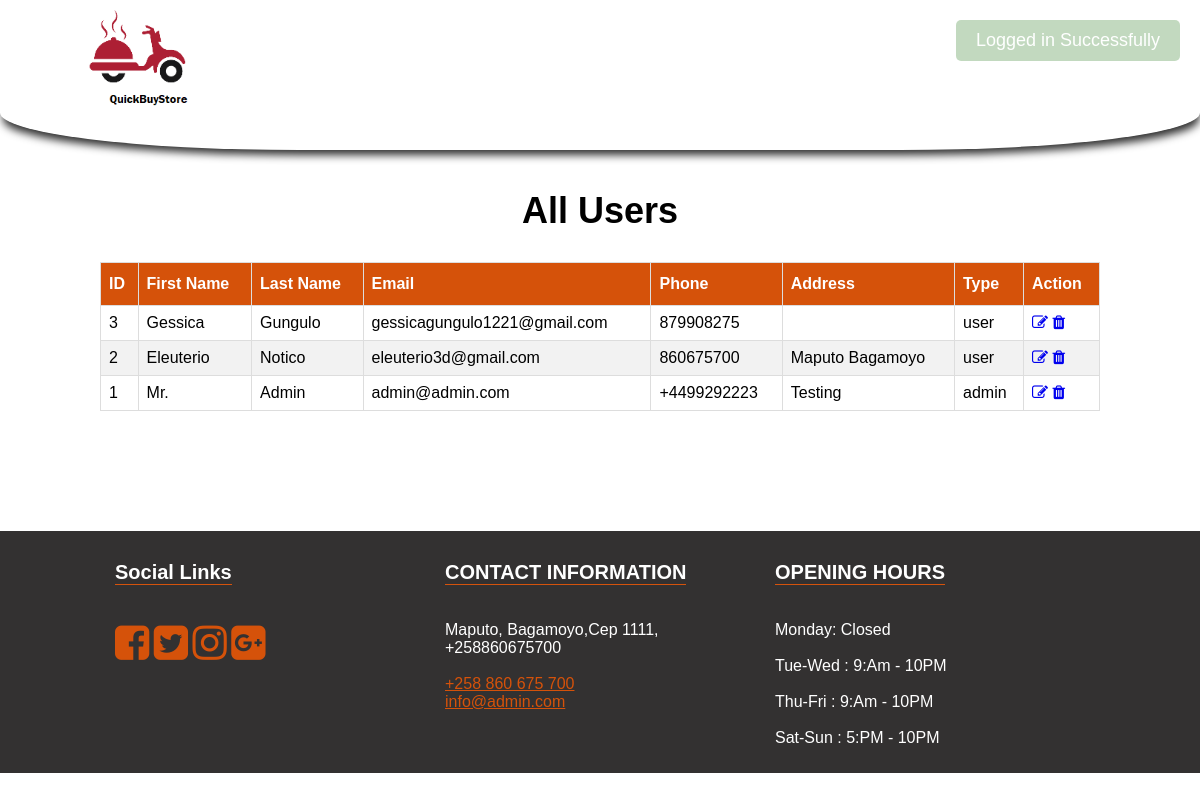
Page /food-delivery/users.php (signed in) on the committed database.
### tables this page shows
CREATE TABLE IF NOT EXISTS `users` (
  `id` int(11) unsigned NOT NULL AUTO_INCREMENT,
  `email` varchar(100) NOT NULL,
  `phone` varchar(20) NOT NULL,
  `password` varchar(255) NOT NULL,
  `fname` varchar(100) NOT NULL,
  `lname` varchar(100) NOT NULL,
  `address` text NOT NULL,
  `type` enum('user','admin') NOT NULL DEFAULT 'user',
  `created_at` timestamp NULL DEFAULT NULL,
  `updated_at` timestamp NULL DEFAULT NULL,
  PRIMARY KEY (`id`)
);

CREATE TABLE IF NOT EXISTS `settings` (
  `id` int(11) unsigned NOT NULL AUTO_INCREMENT,
  `about_title` text NOT NULL,
  `about_detail` text NOT NULL,
  `about_img` varchar(255) NOT NULL,
  `fb_link` varchar(255) NOT NULL,
  `tw_link` varchar(255) NOT NULL,
  `ins_link` varchar(255) NOT NULL,
  `gplus_link` varchar(255) NOT NULL,
  `contact_info` text NOT NULL,
  `opening_hours` text NOT NULL,
  `currency` enum('GBP','USD','EURO','MZN') NOT NULL DEFAULT 'GBP',
  PRIMARY KEY (`id`)
);

### food-delivery/functions/flash.php (called while the page is built, shortened)
<?php
class FlashMessage {
    public static function render($var) {
        $messages = $_SESSION[$var];
        return $messages;
    }
}
?>

### food-delivery/users.php (the view, shortened to what this page needs)
<?php
include 'functions/flash.php';
$flash = new \FlashMessage();
include 'includes/header.php';
$sql = "SELECT * FROM users ORDER BY id DESC";
$result = $conn->query($sql);
?>
	<section class="inner-page-sec">
		<div class="container">
			<h1>All Users</h1>
			<div style="overflow-x:auto;">
				<table class="custom-tbl">
					<thead>
						<tr>
							<th>ID</th>
							<th>First Name</th>
							<th>Last Name</th>
							<th>Email</th>
							<th>Phone</th>
							<th>Address</th>
							<th>Type</th>
							<th>Action</th>
						</tr>
					</thead>
					<tbody>
						<?php
						if ($result->num_rows > 0) {
							while($row = $result->fetch_assoc()){
						?>
						<tr>
							<td><?php echo $row['id']?></td>
							<td><?php echo $row['fname']?></td>
							<td><?php echo $row['lname']?></td>
							<td><?php echo $row['email']?></td>
							<td><?php echo $row['phone']?></td>
							<td><?php echo $row['address']?></td>
							<td><?php echo $row['type']?></td>
							<td>
								<a href="edit-user.php?id=<?php echo $row['id']?>"><i class="fa fa-pencil-square-o" aria-hidden="true"></i></a>
								<a href="delete-user.php?id=<?php echo $row['id']?>" class="delete-btn"><i class="fa fa-trash" aria-hidden="true"></i></a>
							</td>
						</tr>
						<?php } } else { ?>
							<tr>
								<td colspan="8">No Order Found!</td>
							</tr>
						<?php }  ?>
					</tbody>
				</table>
			</div>
		</div>
	</section>
<?php include 'includes/footer.php'; ?>

### food-delivery/includes/footer.php (shortened to what this page needs)
<footer>
	<div class="container">
		<div class="col-1">
			<h3>Social Links</h3>
			<ul>
				<li><a href="<?php echo $rowS['fb_link'];?>"><i class="fa fa-facebook-square" aria-hidden="true"></i></a></li>
				<li><a href="<?php echo $rowS['tw_link'];?>"><i class="fa fa-twitter-square" aria-hidden="true"></i></a></li>
				<li><a href="<?php echo $rowS['ins_link'];?>"><i class="fa fa-instagram" aria-hidden="true"></i></a></li>
				<li><a href="<?php echo $rowS['gplus_link'];?>"><i class="fa fa-google-plus-square" aria-hidden="true"></i></a></li>
			</ul>
		</div>
		<div class="col-1">
			<h3>CONTACT INFORMATION</h3>
			<p>
				<?php echo $rowS['contact_info'];?>
			</p>
		</div>
		<div class="col-1">
			<h3>OPENING HOURS</h3>
			<p>
				<?php echo $rowS['opening_hours'];?>
			</p>
		</div>
	</div>
</footer>
</div>
<?php
$nmsg=$flash->render('notification_msg');
$ntype=$flash->render('notification_type');
$str = "";
if($nmsg){
	$str .= '<div class="notificaton-msg msg-'.$ntype.'" style="top:20px;">';
    $str .= $nmsg;
	$str .= '</div>';
}
echo $str;
?>
</body>
</html>

### food-delivery/css/main.css (style rules this page uses)
body { margin: 0; font-family: Arial, Helvetica, sans-serif; }
footer { background-color: #333131; color: #fff; }
footer .container { max-width: 1000px; width: 100%; margin: 0px auto; }
footer .container .col-1 { float: left; width: 30%; padding: 10px 15px; }
footer .container .col-1 a { color: #d5520a; }
footer .container .col-1 h3 { text-align: left; font-size: 20px; border-bottom: 1px solid #d5530c; display: inline-block; }
footer .container .col-1 ul { padding: 0px; list-style: none; }
footer .container .col-1 ul li { display: inline-block; }
footer .container .col-1 ul li a { font-size: 40px; color: #d5520a; }
.inner-page-sec { padding-top: 150px; padding-bottom: 80px; }
.inner-page-sec .container { max-width: 1000px; width: 100%; margin: 40px auto; }
.inner-page-sec .container h1 { text-align: center; font-size: 36px; }
.notificaton-msg { position: fixed; top: 20px; right: 20px; z-index: 99999999; background-color: #4e4242; color: #fff; padding: 10px 20px 10px; border-radius: 5px; font-size: 18px; font-weight: 100; font-family: sans-serif; }
.notificaton-msg.msg-success { background-color: #63a05c; color: #fff; }
.custom-tbl { font-family: Arial, Helvetica, sans-serif; border-collapse: collapse; width: 100%; }
.custom-tbl td, .custom-tbl th { border: 1px solid #ddd; padding: 8px; }
.custom-tbl tr:nth-child(even) { background-color: #f2f2f2; }
.custom-tbl th { padding-top: 12px; padding-bottom: 12px; text-align: left; background-color: #d5520a; color: white; }

### rows in the picture
users: id "3", fname "Gessica", lname "Gungulo", email "gessicagungulo1221@gmail.com", phone "879908275", type "user"
users: id "2", fname "Eleuterio", lname "Notico", email "eleuterio3d@gmail.com", phone "860675700", address "Maputo Bagamoyo", type "user"
users: id "1", fname "Mr.", lname "Admin", email "admin@admin.com", phone "+4499292223", address "Testing", type "admin"
settings: contact_info "Maputo, Bagamoyo,Cep 1111, +258860675700 +258 860 675 700 info@admin.com", opening_hours "Monday: Closed Tue-Wed : 9:Am - 10PM Thu-Fri : 9:Am - 10PM Sat-Sun : 5:PM - 10PM"
